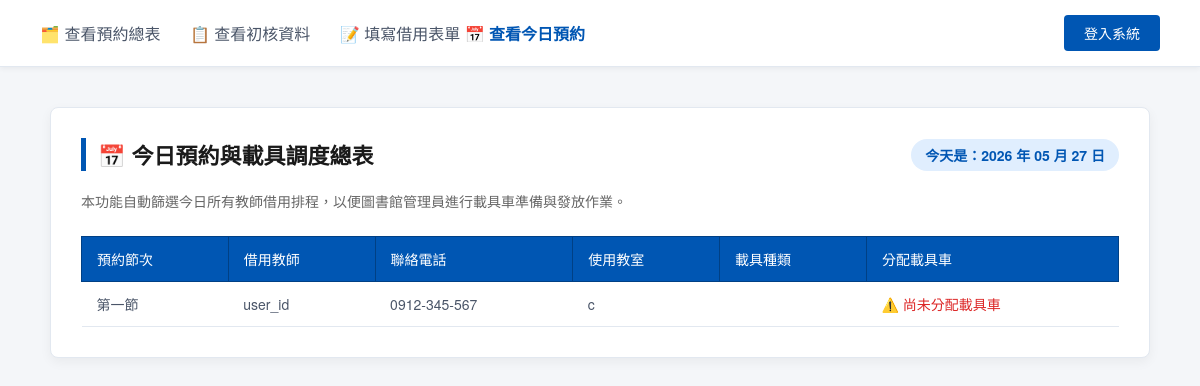
/today/, run on an earlier commit of the app's database.
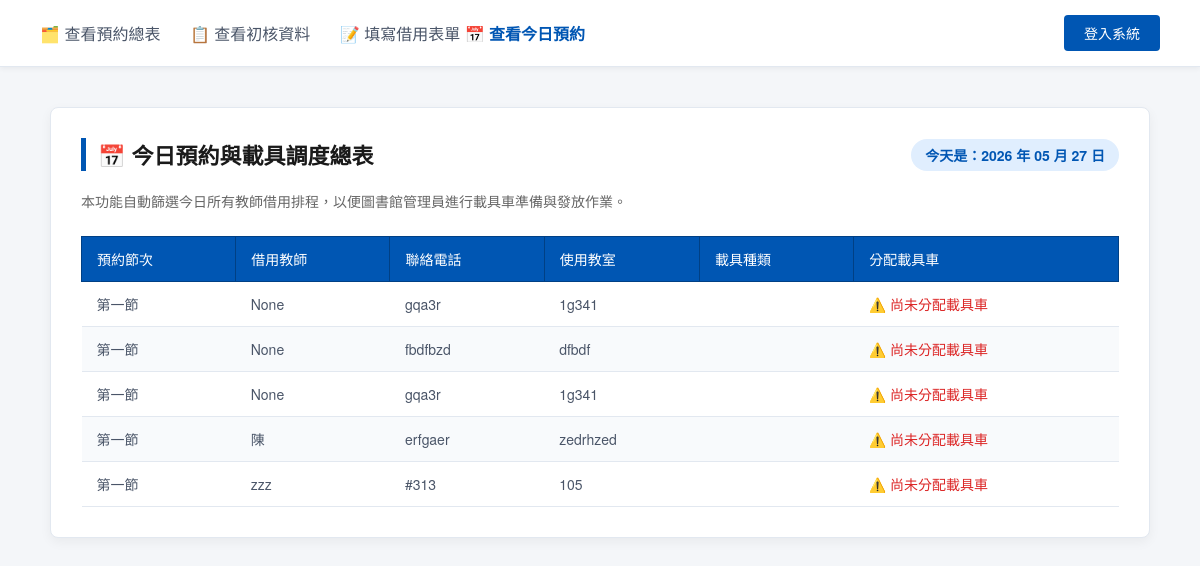
And on a later commit of the database.
### show/models.py (models this page shows, shortened)
class Borrowlist(models.Model):
    user = models.CharField("借用老師", max_length=20, null=True, blank=True)
    phone = models.CharField("聯絡電話", max_length=25)
    location = models.CharField("教室", max_length=10)
    usage_type_choices = (
        ('once','單次'),
        ('weekly','每周'),
    )
    usage_type = models.CharField(max_length=10, choices = usage_type_choices , default='once')
    DEVICE_CHOICES =(
        ('ipad', 'iPad'),
        ('chromebook', 'Chromebook'),
        ('surface_go', 'Surface Go'),
        ('acer_laptop', 'Acer 小筆電'),
    )
    device_type = models.CharField("載具種類", max_length=20, choices=DEVICE_CHOICES)
    start_date = models.DateField("開始日期", null=True, blank=True)
    end_date = models.DateField("結束日期", null=True, blank=True)
    DAY_CHOICES = (
        ('Monday','星期一'), ('Tuesday','星期二'), ('Wednesday','星期三'),
        ('Thursday','星期四'), ('Friday','星期五'),
    )
    day = models.CharField("星期", choices=DAY_CHOICES, max_length=50, blank=True, null=True)
    PERIODS_CHOICES = (
        ('1', '第一節'), ('2', '第二節'), ('3', '第三節'), ('4', '第四節'),
        ('4.5', '午休'), ('5', '第五節'), ('6', '第六節'), ('7', '第七節'), ('8', '第八節'),
    )
    periods = models.CharField("預約節次", max_length=50, choices=PERIODS_CHOICES, default='1')
    STATUS_CHOICES = (
        ('待審核', '待審核'),
        ('已通過', '已通過'),
        ('已拒絕', '已拒絕'),
    )
    device_id = models.CharField("載具編號",max_length = 10,default="")
    time_id = models.CharField("時間",max_length = 10,default="")
    status = models.CharField("審核狀態", max_length=10, choices = STATUS_CHOICES , default='待審核')
    device_amount = models.PositiveIntegerField(default=1)
    classroom = models.CharField(max_length=10, blank=True, null=True)

### show/views.py (the view)
# urls.py: path('today/', views.today_reservation_list, name='today_reservation'),
def today_reservation_list(request):
    today = timezone.localdate()
    today_records = Borrowlist.objects.filter(start_date=today).order_by('time_id')
    return render(request, 'today_reservation.html', {
        'today_records': today_records,
        'today': today
    })

### show/templates/today_reservation.html (shortened to what this page needs)
<!DOCTYPE html>
<html lang="zh-TW">
<head>
</head>
<body>
    <div class="top-nav">
        <div>
            <a href="{% url 'allreservation_view' %}" style="margin-right: 25px; text-decoration: none; color: #4a5568; font-weight: 500; display: inline-block;">🗂️ 查看預約總表 </a>
            <a href="{% url 'view_borrow_list' %}" style="margin-right: 25px; text-decoration: none; color: #4a5568; font-weight: 500; display: inline-block;">📋 查看初核資料 </a>
            <a href="{% url 'submit_borrow' %}" style="text-decoration: none; color: #4a5568; font-weight: 500; display: inline-block;">📝 填寫借用表單</a>
            <a href="{% url 'today_reservation' %}" style="margin-right: 25px; text-decoration: none; color: #0056b3; font-weight: 600; display: inline-block;">📅 查看今日預約</a>
        </div>
        <div style="font-size: 14px;">
            {% if user.is_authenticated %}
                <span style="color: #4a5568; margin-right: 15px;">👋 你好，<strong style="color: #0056b3;">{{ user.username }}</strong></span>
                <a href="{% url 'logout' %}" style="color: #dc2626; text-decoration: underline; font-weight: 500;">登出</a>
            {% else %}
                <a href="{% url 'login' %}" style="background-color: #0056b3; color: #ffffff; text-decoration: none; padding: 8px 20px; border-radius: 4px; font-weight: 500; display: inline-block;">登入系統</a>
            {% endif %}
        </div>
    </div>
    <div class="main-content">
        <div class="container">
            <div class="header">
                <h2>📅 今日預約與載具調度總表</h2>
                <span class="date-badge">今天是：{{ today|date:"Y 年 m 月 d 日" }}</span>
            </div>
            <p class="description">本功能自動篩選今日所有教師借用排程，以便圖書館管理員進行載具車準備與發放作業。</p>
            {% if today_records %}
                <table>
                    <thead>
                        <tr>
                            <th>預約節次</th>
                            <th>借用教師</th>
                            <th>聯絡電話</th>
                            <th>使用教室</th>
                            <th>載具種類</th>
                            <th>分配載具車</th>
                        </tr>
                    </thead>
                    <tbody>
                        {% for record in today_records %}
                            <tr>
                                <td>
                                    {{ record.get_periods_display }}
                                </td>
                                <td>{{ record.user }}</td>
                                <td>{{ record.phone }}</td>
                                <td>{{ record.location }}</td>
                                <td>{{ record.device_id.get_device_type_display }}</td>
                                <td>
                                    {% if record.cart %}
                                        🚗 {{ record.cart.id }} 號車 (容量: {{ record.cart.capacity }})
                                    {% else %}
                                        <span style="color: #dc2626;">⚠️ 尚未分配載具車</span>
                                    {% endif %}
                                </td>
                            </tr>
                        {% endfor %}
                    </tbody>
                </table>
            {% else %}
                <div class="empty-msg">
                    Status: 📪 目前今日尚無任何教師提交或核准的載具借用排程。
                </div>
            {% endif %}
        </div>
    </div>
</body>
</html>

What changed in the data, as far as the page shows it:
no longer on this page (row edited): Borrowlist: periods "第一節", user "user_id", phone "0912-345-567", location "c"
added Borrowlist: periods "第一節", user "None", phone "gqa3r", location "1g341"
added Borrowlist: periods "第一節", user "None", phone "fbdfbzd", location "dfbdf"
added Borrowlist: periods "第一節", user "None", phone "gqa3r", location "1g341"
added Borrowlist: periods "第一節", user "陳", phone "erfgaer", location "zedrhzed"
added Borrowlist: periods "第一節", user "zzz", phone "#313", location "105"
